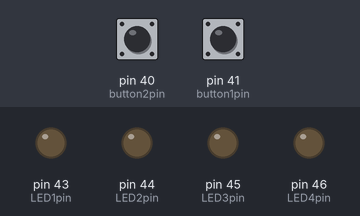
The sketch below on a simulated Arduino Mega 2560, built with avr-gcc and run on an emulated ATmega2560. Parts: output pins drawn as LEDs (lit = HIGH). Inputs (shaded band) come from the test bench; at power-on: pin 41 (button1pin) LOW, pin 40 (button2pin) LOW.

Above: at 1.2 s.
1.3 s: pin 41 (button1pin) pulled HIGH for 0.15 s
At 3.0 s:
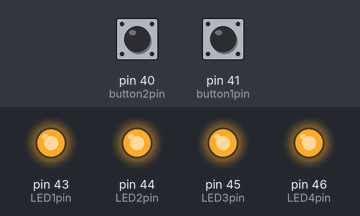
4.4 s: pin 40 (button2pin) pulled HIGH for 0.15 s
7.5 s: pin 41 (button1pin) pulled HIGH for 1 s
At 8.5 s:
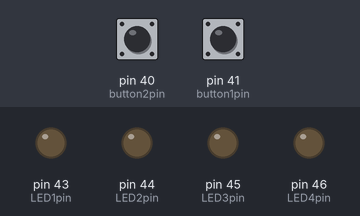
10.0 s: pin 41 (button1pin) pulled HIGH for 0.15 s
At 11.7 s:
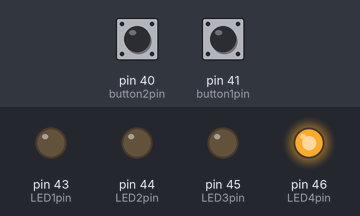
13.1 s: pin 41 (button1pin) pulled HIGH for 3.2 s
At 14.0 s:
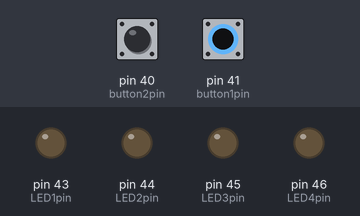
17.8 s: pin 41 (button1pin) pulled HIGH for 0.15 s
At 20.2 s:
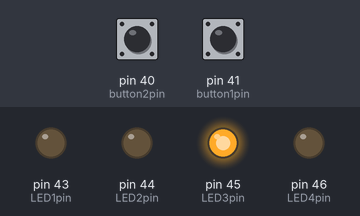
Timing chart, 0 to 21.9 s (numbered marks = the images above; inputs shaded):
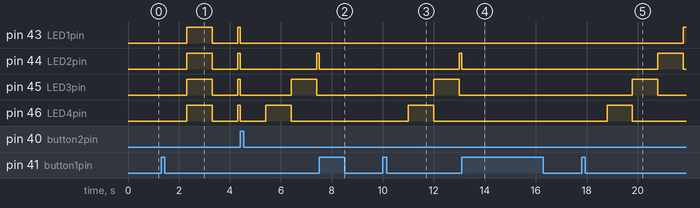

The sketch:

lab9.ino
```cpp
int LED1pin = 43;
int LED2pin = 44;
int LED3pin = 45;
int LED4pin = 46;

int button1pin = 41;
int button2pin = 40;

bool systemON = false;
int mode = 1;

int prevButton1 = LOW;
int prevButton2 = LOW;

unsigned long previousTime = 0;

int currentLED = 0;
bool blinkState = LOW;

void setup() {

  pinMode(LED1pin, OUTPUT);
  pinMode(LED2pin, OUTPUT);
  pinMode(LED3pin, OUTPUT);
  pinMode(LED4pin, OUTPUT);

  pinMode(button1pin, INPUT);
  pinMode(button2pin, INPUT);
}

void loop() {

  int button1 = digitalRead(button1pin);
  int button2 = digitalRead(button2pin);

  if (button1 == HIGH && prevButton1 == LOW) {

    systemON = !systemON;

    currentLED = 0;
    previousTime = millis();

    digitalWrite(LED1pin, LOW);
    digitalWrite(LED2pin, LOW);
    digitalWrite(LED3pin, LOW);
    digitalWrite(LED4pin, LOW);

    delay(200);
  }

  if (button2 == HIGH && prevButton2 == LOW) {

    mode++;

    if (mode > 3) {
      mode = 1;
    }

    currentLED = 0;
    previousTime = millis();

    digitalWrite(LED1pin, LOW);
    digitalWrite(LED2pin, LOW);
    digitalWrite(LED3pin, LOW);
    digitalWrite(LED4pin, LOW);

    delay(200);
  }

  prevButton1 = button1;
  prevButton2 = button2;

  if (systemON == false) {

    digitalWrite(LED1pin, LOW);
    digitalWrite(LED2pin, LOW);
    digitalWrite(LED3pin, LOW);
    digitalWrite(LED4pin, LOW);
  }

  else if (mode == 1) {

    if (millis() - previousTime >= 1000) {

      previousTime = millis();

      blinkState = !blinkState;

      digitalWrite(LED1pin, blinkState);
      digitalWrite(LED2pin, blinkState);
      digitalWrite(LED3pin, blinkState);
      digitalWrite(LED4pin, blinkState);
    }
  }

  else if (mode == 2) {

    if (millis() - previousTime >= 1000) {

      previousTime = millis();

      digitalWrite(LED1pin, LOW);
      digitalWrite(LED2pin, LOW);
      digitalWrite(LED3pin, LOW);
      digitalWrite(LED4pin, LOW);

      if (currentLED == 0) {
        digitalWrite(LED4pin, HIGH);
      }
      else if (currentLED == 1) {
        digitalWrite(LED3pin, HIGH);
      }
      else if (currentLED == 2) {
        digitalWrite(LED2pin, HIGH);
      }
      else if (currentLED == 3) {
        digitalWrite(LED1pin, HIGH);
      }

      currentLED++;

      if (currentLED > 3) {
        currentLED = 0;
      }
    }
  }

  else if (mode == 3) {

    if (millis() - previousTime >= 1000) {

      previousTime = millis();

      digitalWrite(LED1pin, LOW);
      digitalWrite(LED2pin, LOW);
      digitalWrite(LED3pin, LOW);
      digitalWrite(LED4pin, LOW);

      if (currentLED == 0) {
        digitalWrite(LED1pin, HIGH);
      }
      else if (currentLED == 1) {
        digitalWrite(LED2pin, HIGH);
      }
      else if (currentLED == 2) {
        digitalWrite(LED3pin, HIGH);
      }
      else if (currentLED == 3) {
        digitalWrite(LED4pin, HIGH);
      }

      currentLED++;

      if (currentLED > 3) {
        currentLED = 0;
      }
    }
  }
}
```

Measured:
- after the input at 1.3 s, pin 43 (LED1pin), pin 44 (LED2pin), pin 45 (LED3pin), pin 46 (LED4pin): LOW → HIGH after 1.0 s, → LOW 1.0 s later, → HIGH 1.0 s later
- after the input at 7.5 s, pin 43 (LED1pin): stays LOW (without the input it goes to HIGH after 0.90 s); pin 44 (LED2pin): HIGH → LOW after 0.00 s instead of 0.90 s; pin 46 (LED4pin): stays LOW (without the input it goes to HIGH after 1.9 s)
- after the input at 10.0 s, pin 44 (LED2pin): LOW → HIGH after 3.0 s; pin 45 (LED3pin): LOW → HIGH after 2.0 s, → LOW 1.0 s later; pin 46 (LED4pin): LOW → HIGH after 1.0 s, → LOW 1.0 s later
- after the input at 13.1 s, pin 43 (LED1pin): stays LOW (without the input it goes to HIGH after 0.90 s); pin 45 (LED3pin): stays LOW (without the input it goes to HIGH after 2.9 s); pin 46 (LED4pin): stays LOW (without the input it goes to HIGH after 1.9 s)
- after the input at 17.8 s, pin 43 (LED1pin): LOW → HIGH after 4.0 s; pin 44 (LED2pin): LOW → HIGH after 3.0 s, → LOW 1.0 s later; pin 45 (LED3pin): LOW → HIGH after 2.0 s, → LOW 1.0 s later; pin 46 (LED4pin): LOW → HIGH after 1.0 s, → LOW 1.0 s later
